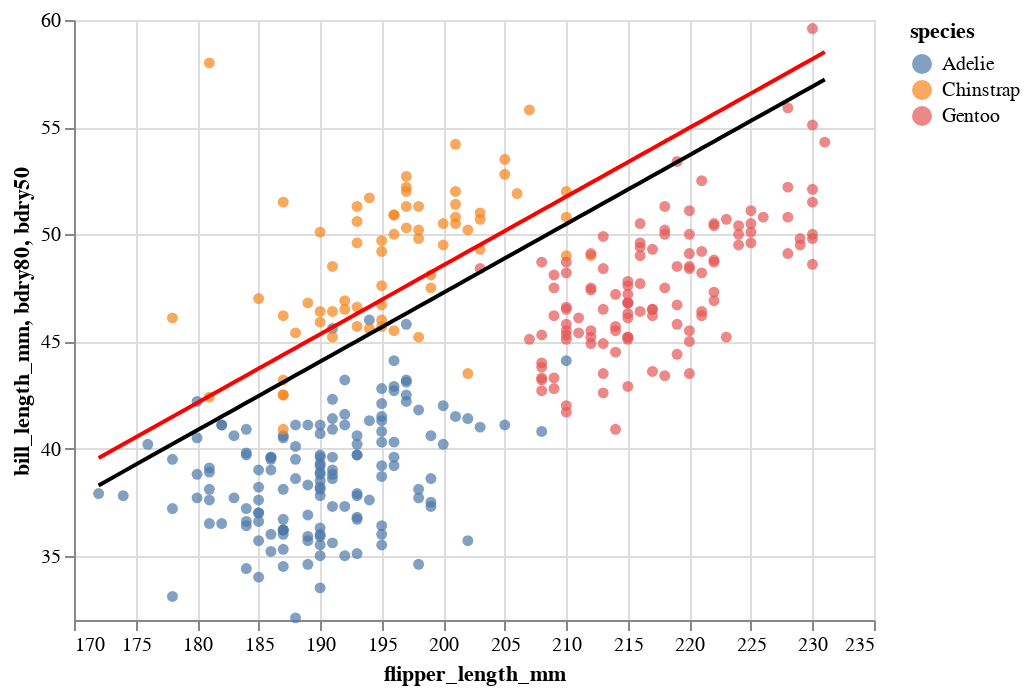

Notebook cell for this chart:
### Markdown cell above
Above the red line, our model predicts over an 80% chance of being Chinstrap.  Between the black line and the red line, our model predicts between a 50% and an 80% chance of being a Chinstrap penguin.

The black line represents what is called the *decision boundary*: on one side, our model predicts Chinstrap, on the other side, it predicts not Chinstrap.  The reason logistic regression is considered a linear model (for exmaple, why it is imported from `sklearn.linear_model`) is related to the fact that these decision boundaries are linear.  (We are finding coefficients of a linear function, even if the eventual output probability is not linear.)  

Decision boundaries are also related to overfitting.  In this case, because the decision boundary is so simple (just a straight line in two dimensions), that is a sign that we do not need to be too worried about overfitting in this case.  If the decision boundary were overly flexible (like a high degree polynomial), and were bending around various Chinstrap data points, that would be a potential sign of overfitting.  In the case of logistic regression, the decision boundaries will always be lines (or, in higher dimensions, planes).

### Code cell
c+c80+c50

### Figure 1 — Vega-Lite specification as saved in the notebook (floating-point values rounded to 4 significant figures; data arrays with more than 128 entries replaced by an {"elided": "..."} marker saying what was removed)
{"config": {"view": {"continuousWidth": 400, "continuousHeight": 300}}, "layer": [{"mark": "circle", "encoding": {"color": {"field": "species", "type": "nominal"}, "x": {"field": "flipper_length_mm", "scale": {"zero": false}, "type": "quantitative"}, "y": {"field": "bill_length_mm", "scale": {"zero": false}, "type": "quantitative"}}}, {"mark": {"type": "line", "color": "red"}, "encoding": {"x": {"field": "flipper_length_mm", "scale": {"zero": false}, "type": "quantitative"}, "y": {"field": "bdry80", "scale": {"zero": false}, "type": "quantitative"}}}, {"mark": {"type": "line", "color": "black"}, "encoding": {"x": {"field": "flipper_length_mm", "scale": {"zero": false}, "type": "quantitative"}, "y": {"field": "bdry50", "scale": {"zero": false}, "type": "quantitative"}}}], "data": {"name": "data-1a6e399cd59c80f26a10c4e5bfd091e7"}, "$schema": "https://vega.github.io/schema/vega-lite/v4.17.0.json", "datasets": {"data-1a6e399cd59c80f26a10c4e5bfd091e7": {"elided": "333 records"}}}
